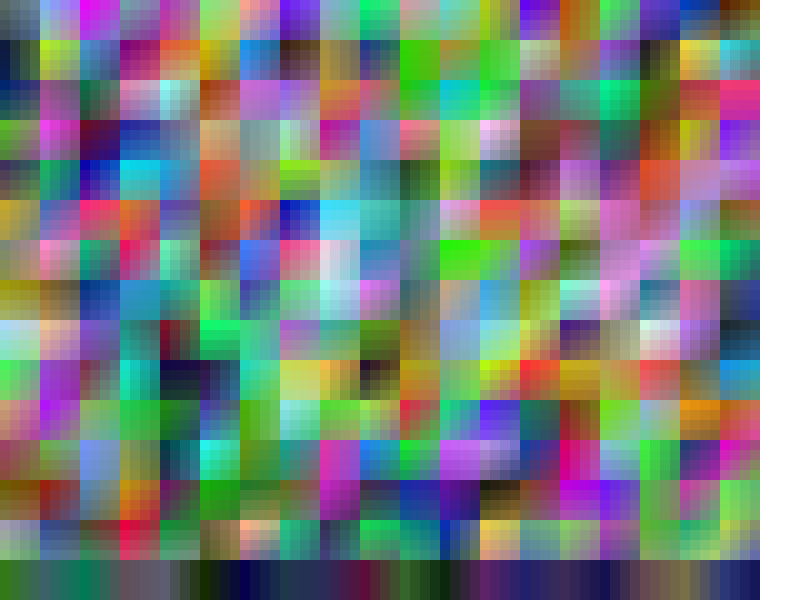
Frame 1 (no input)
Frame 60 (the mouse pressed at the canvas centre just before this capture): identical to frame 1, image omitted
Frame 120 (the mouse held since frame 60 and released just before this capture): identical to frame 1, image omitted

The Processing sketch that drew this single still picture (run headless with seeded random() and noise(); from frame 60 on, the mouse is pressed at the canvas centre):

// Processing sketch: noise02
// ── noise02.pde

PVector center;
PVector nx;
float size = 5;

PVector noiseValues[][];
int gridSize = 40;

void setup() {
  size(800,600);
  frameRate(24);
  
  noiseValues = new PVector[width/gridSize][height/gridSize];
  
  for (int i=0; i<width/gridSize; i++) {
    for (int j=0; j<height/gridSize; j++) {
     noiseValues[i][j] = new PVector ((float)Math.random(),(float)Math.random(),(float)Math.random()); 
    }
  }
}

void update() {
  
}


void draw() {
  
  update();
  clear();
  
  noStroke();
  //translate(width/2, height/2);
  
  drawGrid(10);
}

void drawGrid (int theGridSize) {
  
    for (int i=0; i<width; i+=theGridSize) {
      for (int j=0; j<height; j+=theGridSize) {
        
        int lookupX = i/gridSize;
        int lookupY = j/gridSize;
        
        float interpolateX = (i%gridSize)/(float)gridSize;
        float interpolateY = (j%gridSize)/(float)gridSize;
        
        // color method 0
        PVector c = noiseValues[lookupX][lookupY].get();
        c.mult(255);
        
        // color method 1
        if (lookupX<width/gridSize-1) {
          c = interpolate(noiseValues[lookupX][lookupY], noiseValues[lookupX+1][lookupY], interpolateX);
        }
        
        if (lookupY<height/gridSize-1) {
          c.add(interpolate(noiseValues[lookupX][lookupY], noiseValues[lookupX][lookupY+1], interpolateY));
        }
        c.mult(127);
        //stroke(0);
        fill(c.x,c.y,c.z);
        
        pushMatrix();
        translate(i, j);
        rect(0,0,theGridSize,theGridSize);
        popMatrix();
      }
    }
}
  

PVector interpolate (PVector p0, PVector p1, float w) {
    PVector out = new PVector(0,0,0);
    out.x = lerp(p0.x, p1.x, w);
    out.y = lerp(p0.y, p1.y, w);
    out.z = lerp(p0.z, p1.z, w);
    
    return out;
}

/*
float lerp(float a0, float a1, float w) {
  return (1f - w)*a0 + w*a1;
}
*/
